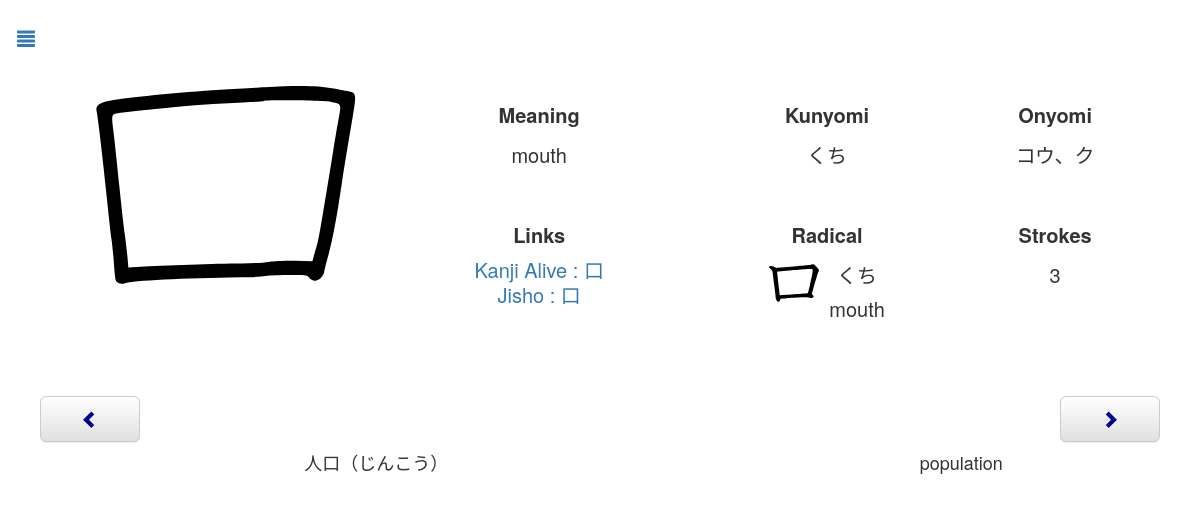
Before: /review.php?id=454 with the older database file.
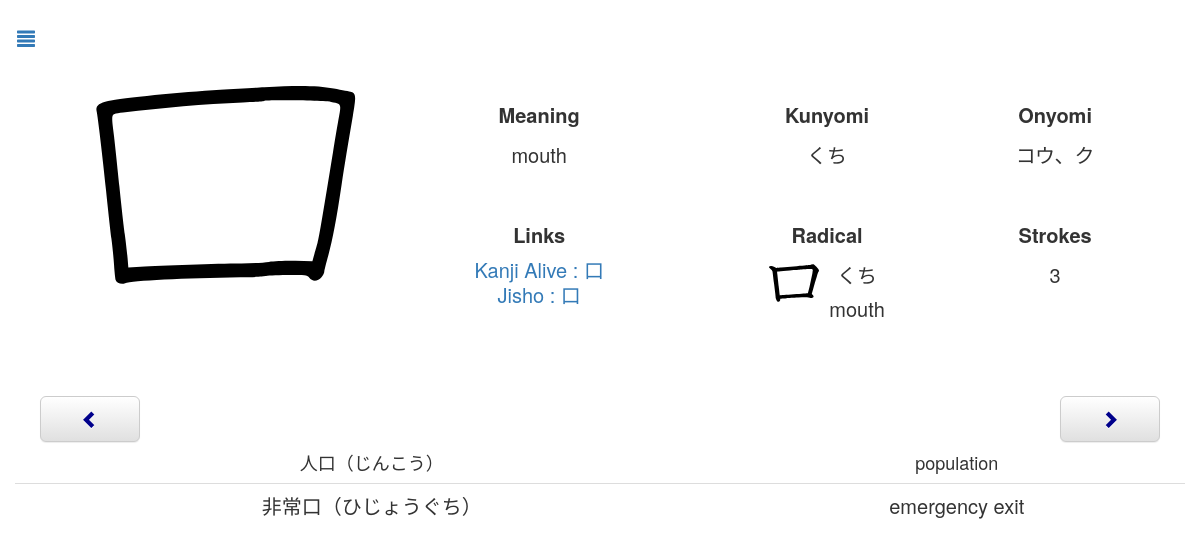
After: the same page with the newer database file.
### tables this page shows
CREATE TABLE `Kanji` (
  `name` text NOT NULL,
  `chara` text NOT NULL,
  `meaning` text NOT NULL,
  `kunyomi` text NOT NULL,
  `onyomi` text NOT NULL,
  `linkKanjiAlive` text NOT NULL,
  `day` int(11) NOT NULL,
  `dateNext` timestamp NOT NULL DEFAULT current_timestamp() ON UPDATE current_timestamp(),
  `id` int(11) NOT NULL AUTO_INCREMENT,
  `radicalChar` text NOT NULL,
  `radicalName` text NOT NULL,
  `radicalHiragana` text NOT NULL,
  `radicalMeaning` text NOT NULL,
  `strokes` int(11) NOT NULL,
  `toTestKanji` tinyint(4) NOT NULL DEFAULT 0,
  `toTestMeaning` tinyint(4) NOT NULL DEFAULT 0,
  `testable` tinyint(4) NOT NULL DEFAULT 1,
  PRIMARY KEY (`id`)
);

CREATE TABLE `Vocabulary` (
  `id` int(11) NOT NULL AUTO_INCREMENT,
  `chara` text NOT NULL,
  `meaning` text NOT NULL,
  `day` int(11) NOT NULL DEFAULT 1,
  `dateNext` timestamp NOT NULL DEFAULT current_timestamp() ON UPDATE current_timestamp(),
  `toTestKanji` tinyint(4) NOT NULL DEFAULT 0,
  `toTestMeaning` tinyint(4) NOT NULL DEFAULT 0,
  `testable` tinyint(4) NOT NULL DEFAULT 1,
  `word` tinyint(4) NOT NULL DEFAULT 1,
  PRIMARY KEY (`id`)
);

### Connection.php (called while the page is built, shortened)
<?php
class Connection{
    private static $bdd = null;
    private function __construct(){
        try{
            self::$bdd = new PDO('mysql:host=0.0.0.0;dbname=kanji', 'root', '');
        }
        catch(Exception $e){
            die('Erreur : '.$e->getMessage());
        }
    }
    public static function getBdd(){
        return self::$bdd;
    }
}
?>

### Kanji.php (called while the page is built, shortened)
<?php
class Kanji{
    private $id;
    private $name;
    private $character;
    private $meaning;
    private $kunyomi;
    private $onyomi;
    private $linkKanjiAlive;
    private $dateNext;
    private $radicalName;
    private $radicalHiragana;
    private $radicalMeaning;
    private $strokes;
    private $toTestMeaning;
    public function __construct($id, $name, $character, $meaning, $kunyomi, $onyumi, $linkKanjiAlive, $day, $dateNext, $radicalChar, $radicalName, $radicalHiragana, $radicalMeaning, $strokes, $toTestKanji, $toTestMeaning, $testable){
        $this->id=$id;
        $this->name=$name;
        $this->character=$character;
        $this->meaning=$meaning;
        $this->kunyomi=$kunyomi;
        $this->onyomi=$onyumi;
        $this->linkKanjiAlive=$linkKanjiAlive;
        $this->dateNext = $dateNext;
        $this->radicalName=$radicalName;
        $this->radicalHiragana=$radicalHiragana;
        $this->radicalMeaning=$radicalMeaning;
        $this->strokes=$strokes;
        $this->toTestMeaning=$toTestMeaning;
    }
    public function calculTime(){
        $time = time();
        $second = strtotime($this->dateNext)-$time;
        if($second>0) {
            $jour = floor($second / (60 * 60 * 24));
            $heure = floor(($second - $jour * 24 * 60 * 60) / (60 * 60));
            $minute = floor(($second - $heure * 60 * 60 - $jour * 24 * 60 * 60) / (60));
            $second = floor($second - $minute * 60 - $heure * 60 * 60 - $jour * 24 * 60 * 60);
        }
        else {
            $jour = ceil($second / (60 * 60 * 24));
            $heure = ceil(($second - $jour * 24 * 60 * 60) / (60 * 60));
            $minute = ceil(($second - $heure * 60 * 60 - $jour * 24 * 60 * 60) / (60));
            $second = ceil($second - $minute * 60 - $heure * 60 * 60 - $jour * 24 * 60 * 60);
        }
    }
    public function getId(){
        return $this->id;
    }
    public function getName(){
        return $this->name;
    }
    public function getCharacter(){
        return $this->character;
    }
    public function getMeaning(){
        return $this->meaning;
    }
    public function getKun(){
        return $this->kunyomi;
    }
    public function getOn(){
        return $this->onyomi;
    }
    public function getLinkKanjiAlive(){
        return $this->linkKanjiAlive;
    }
    public function getDateNext(){
        return $this->dateNext;
    }
    public function getRadicalName(){
        return $this->radicalName;
    }
    public function getRadicalHiragana(){
        return $this->radicalHiragana;
    }
    public function getRadicalMeaning(){
        return $this->radicalMeaning;
    }
    public function getStrokes(){
        return $this->strokes;
    }
    public function getToTestMeaning(){
        return $this->toTestMeaning;
    }
}
include_once("Connection.php");
function getAllKanji(){
    $req = Connection::getBdd()->query("SELECT * FROM Kanji ORDER BY dateNext");
    while($data = $req->fetch())
        $array[] = new Kanji($data['id'], $data['name'], $data['chara'], $data['meaning'], $data['kunyomi'], $data['onyomi'], $data['linkKanjiAlive'], $data['day'], $data['dateNext'], $data['radicalChar'], $data['radicalName'], $data['radicalHiragana'], $data['radicalMeaning'], $data['strokes'], $data['toTestKanji'], $data['toTestMeaning'], $data['testable']);
    if(isset($array)) return $array;
}
function getKanji($id){
     $req = Connection::getBdd()->query("SELECT * FROM Kanji WHERE id='".$id."'");
    while($data = $req->fetch())
        return new Kanji($data['id'], $data['name'], $data['chara'], $data['meaning'], $data['kunyomi'], $data['onyomi'], $data['linkKanjiAlive'], $data['day'], $data['dateNext'], $data['radicalChar'], $data['radicalName'], $data['radicalHiragana'], $data['radicalMeaning'], $data['strokes'], $data['toTestKanji'], $data['toTestMeaning'], $data['testable']);
}
function getNextKanjiId($id){
    $allKanji = getAllKanji();
    for($i=0;$i<count($allKanji);$i++){
        if($allKanji[$i]->getId() == $id)
            if($i == count($allKanji)-1)
                return $allKanji[0];
            else
                return $allKanji[$i+1];
    }
}
function getPreviousKanjiId($id){
    $allKanji = getAllKanji();
    for($i=0;$i<count($allKanji);$i++){
        if($allKanji[$i]->getId() == $id)
            if($i == 0)
                return $allKanji[count($allKanji)-1];
            else
                return $allKanji[$i-1];
    }
}
?>

### Word.php (called while the page is built, shortened)
<?php
class Word{
    private $id;
    private $character;
    private $meaning;
    private $dateNext;
    public function __construct($id, $character, $meaning, $day, $dateNext, $toTestKanji, $toTestMeaning, $testable, $word){
        $this->id=$id;
        $this->character=$character;
        $this->meaning=$meaning;
        $this->dateNext=$dateNext;
    }
    public function calculTime(){
        $time = time();
        $second = strtotime($this->dateNext)-$time;
        if($second>0) {
            $jour = floor($second / (60 * 60 * 24));
            $heure = floor(($second - $jour * 24 * 60 * 60) / (60 * 60));
            $minute = floor(($second - $heure * 60 * 60 - $jour * 24 * 60 * 60) / (60));
            $second = floor($second - $minute * 60 - $heure * 60 * 60 - $jour * 24 * 60 * 60);
        }
        else {
            $jour = ceil($second / (60 * 60 * 24));
            $heure = ceil(($second - $jour * 24 * 60 * 60) / (60 * 60));
            $minute = ceil(($second - $heure * 60 * 60 - $jour * 24 * 60 * 60) / (60));
            $second = ceil($second - $minute * 60 - $heure * 60 * 60 - $jour * 24 * 60 * 60);
        }
    }
    public function getId(){
        return $this->id;
    }
    public function getCharacter(){
        return $this->character;
    }
    public function getMeaning(){
        return $this->meaning;
    }
}
include_once("Connection.php");
function getAllWordsW(){
    $req = Connection::getBdd()->query("SELECT * FROM Vocabulary WHERE word=1 ORDER BY dateNext");
    while($data = $req->fetch())
        $array[] = new Word($data['id'], $data['chara'], $data['meaning'], $data['day'], $data['dateNext'], $data['toTestKanji'], $data['toTestMeaning'], $data['testable'], $data['word']);
    if(isset($array)) return $array;
}
?>

### review.php (the view, shortened to what this page needs)
<?php
    include_once("Kanji.php");
    include_once("Word.php");
    if(isset($_GET["id"])){
       $kanji = getKanji($_GET["id"]);
        $nextKanjiId = getNextKanjiId($_GET["id"]);
        $previousKanjiId = getPreviousKanjiId($_GET["id"]);
    }
    else {
        $kanji = getReviewKanji();
        if (!isset($kanji))
            header('Location: index.php');
    }
    $allWords = getAllWordsW();
?>
<body>
    <div id="page" class="page">
        <button onclick="document.location.href='index.php'" class="btn btn-link btn-lg menu"><span class="glyphicon glyphicon-align-justify"></span></button>
        <div>
            <div class="imageSVGTd">
                <img class="imageSVG" src="<?php echo "images/".$kanji->getName().".svg" ?>">
            </div>
            <div class="descriptionTable">
                <table>
                    <tr>
                        <td class="reviewKanji"><span class="description">Meaning</span><br><?php echo $kanji->getMeaning() ?></td>
                        <td class="reviewKanji"><span class="description">Kunyomi</span><br><?php echo $kanji->getKun() ?></td>
                        <td class="reviewKanji"><span class="description">Onyomi</span><br><?php echo $kanji->getOn() ?></td>
                    </tr>
                    <tr>
                        <td class="reviewKanji2"><span class="description">Links</span>
                            <div class="links"><br><?php echo "<a target='_blank' href=".$kanji->getLinkKanjiAlive().">Kanji Alive : ".$kanji->getCharacter()."</a>" ?>
                        </div><?php echo "<a target='_blank' href='http://jisho.org/search/".$kanji->getCharacter()." %23kanji'>Jisho : ".$kanji->getCharacter()."</a>" ?></td>
                        <td class="reviewKanji2"><span class="description">Radical</span><br>
                            <div class="radical">
                            <img class="radicalImage" src="<?php echo "radical/".$kanji->getRadicalName().".svg" ?>">
                                <?php echo $kanji->getRadicalHiragana() ?><br>
                                <?php echo $kanji->getRadicalMeaning() ?>
                            </div>
                        </td>
                        <td class="reviewKanji2"><span class="description">Strokes</span><br><?php echo $kanji->getStrokes() ?></td>
                    </tr>
                </table>
            </div>
        </div>
        <div class="boutons">
            <button id="boutonChevronLeft" <?php echo "onclick=document.location.href='review.php?id=".$previousKanjiId->getId()."'" ?>  onmouseout="changeColorGlyphiconChevronLeft()" onmouseover="changeColorGlyphiconChevronLeft()" type="button" class="boutonLater btn btn-lg btn-default" aria-label="Left Align">
                <span id="glyphiconBoutonLater" class="glyphicon glyphicon-chevron-left glyphiconChevron" aria-hidden="true"></span>
            </button>
            <button id="boutonChevronRight" <?php echo "onclick=document.location.href='review.php?id=".$nextKanjiId->getId()."'" ?> onmouseout="changeColorGlyphiconChevronRight()" onmouseover="changeColorGlyphiconChevronRight()" type="button" class="boutonOk btn btn-default btn-lg" aria-label="Left Align">
                <span id="glyphiconBoutonOk" class="glyphicon glyphicon-chevron-right glyphiconChevron" aria-hidden="true"></span>
            </button>
        </div>
        <table class="table">
<?php
    if(isset($allWords)){
        foreach ($allWords as $word){
            if (strpos($word->getCharacter(), $kanji->getCharacter()) !== false) {?>
            <tr <?php echo "onclick=document.location.href='vocabularyReview.php?id=".$word->getId()."&word=1'" ?> class="listKanji">
                <td><?php echo $word->getCharacter() ?></td>
                <td><?php echo $word->getMeaning() ?></td>
            </tr>
        <?php
            }
        }
    }?>
    </table>
    </div>
</body>
</html>

### css/style.css (style rules this page uses)
body { --color-background: white; --font-color: rgb(51, 51, 51); background-color: var(--color-background) !important; }
.page { padding-top: 15px; text-align: center; margin-right: auto; margin-left: auto; color: var(--font-color); }
@media (min-width: 768px) { .page { width: 750px; } }
@media (min-width: 992px) { .page { width: 970px; } }
@media (min-width: 1200px) { .page { width: 1170px; } }
.table > tbody > tr:first-child > td { font-size: 18px; border: none; color: var(--font-color); background-color: var(--color-background) !important; }
.table > tbody > tr > td { color: rgb(51, 51, 51); }
td { vertical-align: top; text-align: center; }
table { margin-top: 30px; width: 100%; }
.page > table { margin-bottom: 0px; }
.menu { position: absolute; left: 0px; }
.descriptionTable { width: 100%; display: inline-block; }
@media (min-width: 992px) { .descriptionTable { width: 65%; } }
.descriptionTable > table { width: 100%; margin-top: 0px; }
.imageSVGTd { text-align: left; display: inline-block; width: auto; vertical-align: top; }
.imageSVG { padding-top: 0; height: 200px; }
@media (min-width: 764px) { .imageSVG { height: auto; } }
.reviewKanji { padding-top: 0px; line-height: 30px; font-size: 17px; }
@media (min-width: 992px) { .reviewKanji { padding-top: 80px; font-size: 20px; line-height: 40px; } }
.reviewKanji2 { padding-top: 40px; line-height: 30px; font-size: 17px; }
@media (min-width: 992px) { .reviewKanji2 { font-size: 20px; line-height: 40px; } }
.description { vertical-align: top; font-weight: bold; }
.radicalImage { height: 50px; width: 50px; margin-right: 10px; }
.radical { display: flex; padding-top: 3px; line-height: 1.7; justify-content: center; }
.links { line-height: 10px; }
.boutons { display: block; margin-top: 50px; }
.boutonOk { float: right; width: 100px; margin-right: 25px; }
.boutonLater { float: left; width: 100px; margin-left: 25px; }
.glyphiconChevron { color: darkblue; }
.listKanji { cursor: pointer; }
@media (min-width: 992px) { .listKanji { font-size: 20px; } }

Changed rows visible on the page:
added vocabulary: chara "非常口（ひじょうぐち）", meaning "emergency exit"
